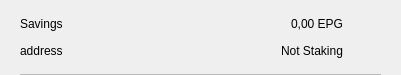
<?xml version="1.0" encoding="UTF-8"?>
<ui version="4.0">
 <class>CSRow</class>
 <widget class="QWidget" name="CSRow">
  <property name="geometry">
   <rect>
    <x>0</x>
    <y>0</y>
    <width>401</width>
    <height>75</height>
   </rect>
  </property>
  <property name="windowTitle">
   <string>Form</string>
  </property>
  <layout class="QVBoxLayout" name="verticalLayout">
   <property name="spacing">
    <number>0</number>
   </property>
   <property name="leftMargin">
    <number>20</number>
   </property>
   <property name="topMargin">
    <number>10</number>
   </property>
   <property name="rightMargin">
    <number>20</number>
   </property>
   <property name="bottomMargin">
    <number>0</number>
   </property>
   <item>
    <widget class="QWidget" name="info" native="true">
     <property name="minimumSize">
      <size>
       <width>0</width>
       <height>0</height>
      </size>
     </property>
     <layout class="QHBoxLayout" name="horizontalLayout_3">
      <property name="leftMargin">
       <number>0</number>
      </property>
      <property name="topMargin">
       <number>0</number>
      </property>
      <property name="rightMargin">
       <number>0</number>
      </property>
      <property name="bottomMargin">
       <number>10</number>
      </property>
      <item>
       <widget class="QWidget" name="container" native="true">
        <property name="minimumSize">
         <size>
          <width>0</width>
          <height>0</height>
         </size>
        </property>
        <layout class="QVBoxLayout" name="verticalLayout_2">
         <property name="spacing">
          <number>0</number>
         </property>
         <property name="leftMargin">
          <number>0</number>
         </property>
         <property name="topMargin">
          <number>0</number>
         </property>
         <property name="rightMargin">
          <number>0</number>
         </property>
         <property name="bottomMargin">
          <number>0</number>
         </property>
         <item>
          <layout class="QHBoxLayout" name="horizontalLayout">
           <item>
            <widget class="QLabel" name="labelName">
             <property name="toolTip">
              <string notr="true"/>
             </property>
             <property name="text">
              <string>Savings</string>
             </property>
            </widget>
           </item>
           <item>
            <spacer name="horizontalSpacer">
             <property name="orientation">
              <enum>Qt::Horizontal</enum>
             </property>
             <property name="sizeHint" stdset="0">
              <size>
               <width>40</width>
               <height>20</height>
              </size>
             </property>
            </spacer>
           </item>
           <item>
            <widget class="QLabel" name="labelAmount">
             <property name="text">
              <string>0,00 EPG</string>
             </property>
            </widget>
           </item>
          </layout>
         </item>
         <item>
          <layout class="QHBoxLayout" name="horizontalLayout_2">
           <item>
            <widget class="QLabel" name="labelAddress">
             <property name="toolTip">
              <string notr="true"/>
             </property>
             <property name="text">
              <string>address</string>
             </property>
            </widget>
           </item>
           <item>
            <spacer name="horizontalSpacer_2">
             <property name="orientation">
              <enum>Qt::Horizontal</enum>
             </property>
             <property name="sizeHint" stdset="0">
              <size>
               <width>40</width>
               <height>20</height>
              </size>
             </property>
            </spacer>
           </item>
           <item>
            <widget class="QLabel" name="labelStaking">
             <property name="text">
              <string>Not Staking</string>
             </property>
            </widget>
           </item>
          </layout>
         </item>
        </layout>
       </widget>
      </item>
      <item alignment="Qt::AlignHCenter|Qt::AlignVCenter">
       <widget class="QPushButton" name="pushButtonMenu">
        <property name="minimumSize">
         <size>
          <width>24</width>
          <height>24</height>
         </size>
        </property>
        <property name="maximumSize">
         <size>
          <width>32</width>
          <height>32</height>
         </size>
        </property>
        <property name="focusPolicy">
         <enum>Qt::NoFocus</enum>
        </property>
        <property name="styleSheet">
         <string notr="true">border:none; background-color:transparent;</string>
        </property>
        <property name="text">
         <string/>
        </property>
        <property name="icon">
         <iconset>
          <normaloff>://ic-menu-hover</normaloff>://ic-menu-hover</iconset>
        </property>
        <property name="iconSize">
         <size>
          <width>24</width>
          <height>24</height>
         </size>
        </property>
       </widget>
      </item>
     </layout>
    </widget>
   </item>
   <item>
    <widget class="QLabel" name="lblDivisory">
     <property name="minimumSize">
      <size>
       <width>0</width>
       <height>1</height>
      </size>
     </property>
     <property name="maximumSize">
      <size>
       <width>16777215</width>
       <height>1</height>
      </size>
     </property>
     <property name="styleSheet">
      <string notr="true">background-color:#bababa;</string>
     </property>
     <property name="text">
      <string/>
     </property>
     <property name="alignment">
      <set>Qt::AlignBottom|Qt::AlignLeading|Qt::AlignLeft</set>
     </property>
    </widget>
   </item>
  </layout>
 </widget>
 <resources/>
 <connections/>
</ui>
